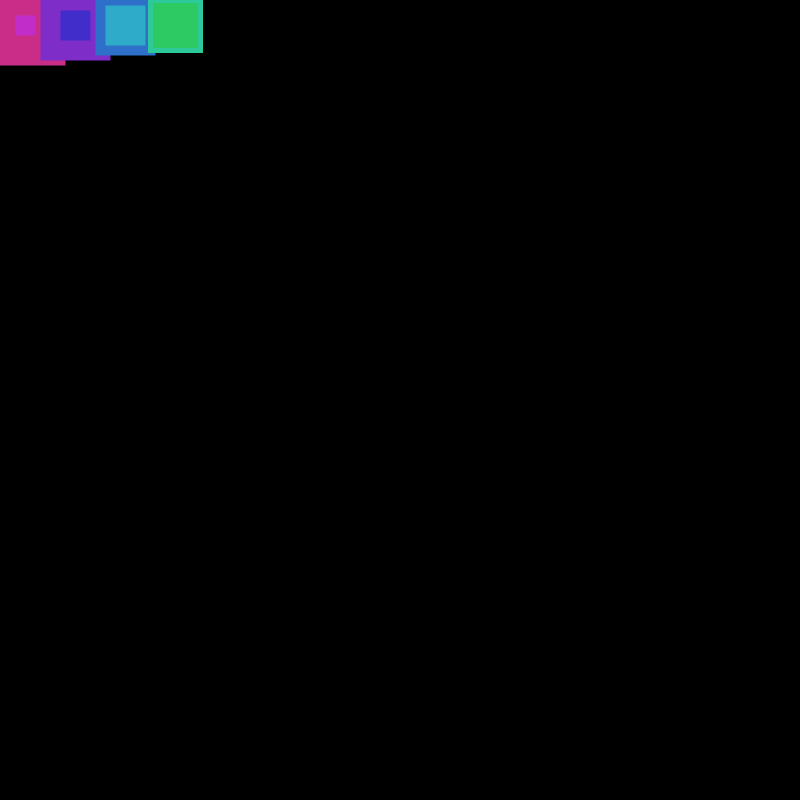
Frame 1 (no input)
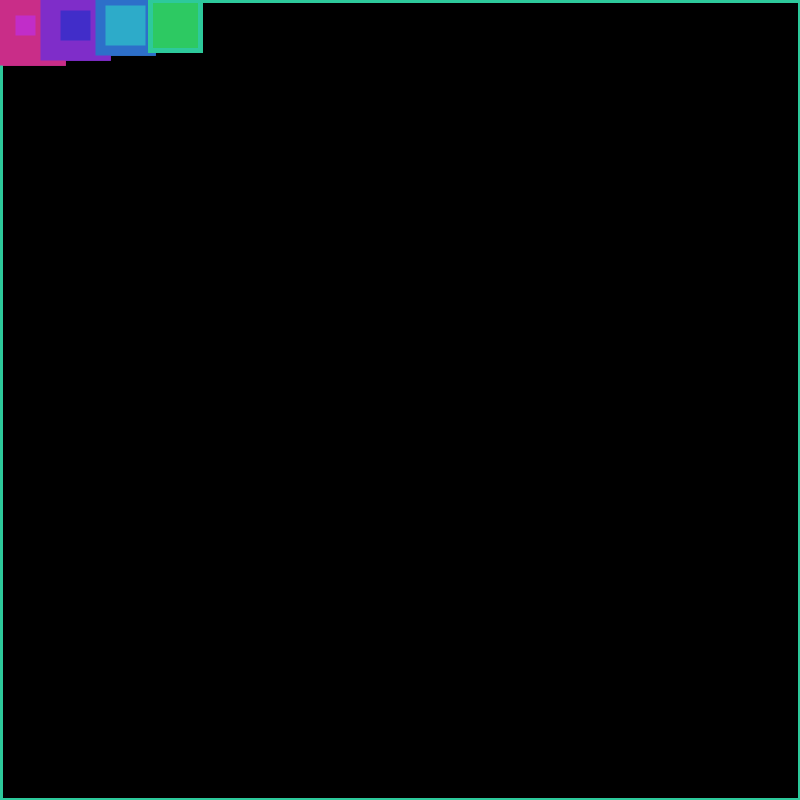
Frame 60 (the mouse pressed at the canvas centre just before this capture)
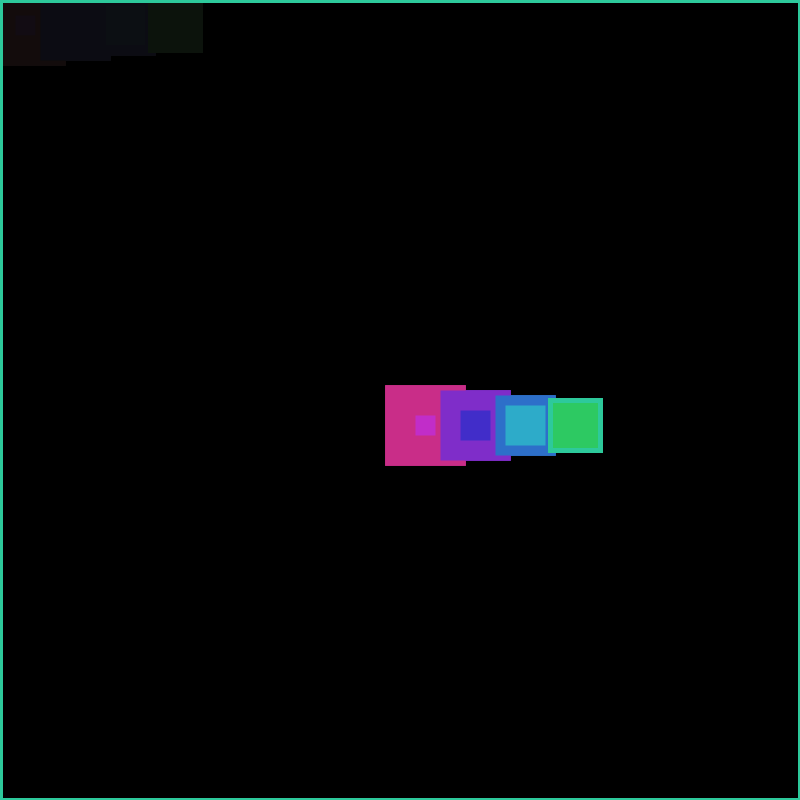
Frame 120 (the mouse held since frame 60 and released just before this capture)

The Processing sketch that drew these frames (run headless with seeded random() and noise(); from frame 60 on, the mouse is pressed at the canvas centre):

// Processing sketch: processing_61484
// ── processing_61484.pde

float xoff = 0.0;
float xincrement = 0.01;
 
// delayed framerate
void setup() {
  size(800,800);
  background(0);
  frameRate(7.0);
  
}
  
void draw()
{
  // Create an alpha blended background
  fill(0, 10);
  rect(0,0,width,height);
    
  // Draw the rect. controlled by mouse instead of random
 
   smooth();
  strokeWeight(30);
stroke(201,45,136);
  fill(193,45,201);
  rect(mouseX,mouseY,50,50);
   
    smooth();
  strokeWeight(20);
stroke(127,45,201);
  fill(65,45, 201);
  rect((mouseX+50),mouseY,50,50);
   
   smooth();
  strokeWeight(10);
stroke(45,111,201);
  fill(45,171, 201);
  rect((mouseX+100),mouseY,50,50);
   
    
   smooth();
  strokeWeight(5);
stroke(45,201,155);
  fill(45,201,98);
  rect((mouseX+150),mouseY,50,50);
  
  
}
